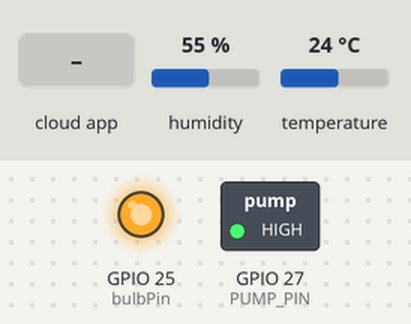
Bench run of a sketch on a simulated ESP8266 (NodeMCU). Shown: switched loads named in the sketch (green lamp = pin HIGH), output pins drawn as LEDs (lit = HIGH). Inputs (shaded band) come from the test bench; at power-on: humidity 55 %, temperature 24 °C. WiFi joins after 1.5 s; servers stay silent unless stated; what the sketch prints to the serial monitor is not drawn.

Above: at 2.7 s.
2.8 s: the phone or cloud app sets Smart_bulb to 1
At 3.6 s:
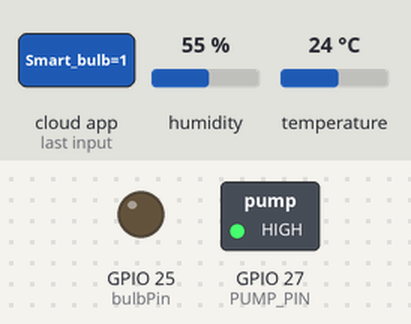
4.3 s: the phone or cloud app sets Smart_bulb to 0
At 4.7 s:
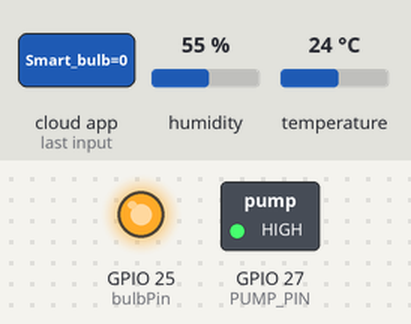
Timing chart, 0 to 7.3 s (numbered marks = the images above; inputs shaded):
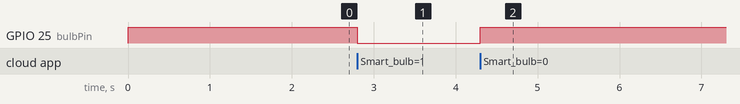

Measured:
- after the input at 2.8 s, GPIO 25 (bulbPin): HIGH → LOW at once
- after the input at 4.3 s, GPIO 25 (bulbPin): LOW → HIGH at once

The sketch:

SmartControl-with-Alexa.ino
```cpp
// Uncomment the following line to enable serial debug output
// #define ENABLE_DEBUG

#ifdef ENABLE_DEBUG
  #define DEBUG_ESP_PORT Serial
  #define NODEBUG_WEBSOCKETS
  #define NDEBUG
#endif

#include <Arduino.h>
#if defined(ESP8266)
  #include <ESP8266WiFi.h>
#elif defined(ESP32) || defined(ARDUINO_ARCH_RP2040)
  #include <WiFi.h>
#endif

#include <SinricPro.h>
#include <SinricProSwitch.h>
#include <SinricProTemperaturesensor.h>

#include "DHT.h" // https://github.com/markruys/arduino-DHT
#include "credentials.h"
#include "fauxmoESP.h"

// -----------------------------------------------------------------------------
// Constants
#define BAUD_RATE         115200 // Change baudrate as per need
#define EVENT_WAIT_TIME   20000  // Default event wait time
#define PUMP_PIN        27
#define bulbPin         25     // GPIO pin for SMART bulbPin
#define bulbDeviceId          "Smart_bulb" // FauxMo device name
#define dhtPin           32     // DHT sensor pin for ESP32
#define serialBaudRate   115200 // FauxMo baud rate

// Soil Sensor Variables (unchanged)
const int VERY_DRY = 3000;
const int VERY_WET = 1200;
const int NEITHER_DRY_OR_WET = 2000;
const int DRY_PUSH_NOTIFICATION_THRESHHOLD = 3080;
const int UNPLUGGED = 735;
const int soilMoistureSensorPin = 34;
int soil1 = 0;

int lastSoilMoisture = 0;
String lastSoilMoistureStr = "";


CapacitiveSoilMoistureSensor& soilMoistureSensor= SinricPro[SMS_ID];

// -----------------------------------------------------------------------------
// Setup Functions

// Setup WiFi connection
void wifiSetup() {
  Serial.printf("[WIFI] Connecting to %s ", WIFI_SSID);
  WiFi.begin(WIFI_SSID, WIFI_PASS);

  while (WiFi.status() != WL_CONNECTED) {
    Serial.print(".");
    delay(100);
  }
  Serial.println();
  Serial.printf("[WIFI] STATION Mode, SSID: %s, IP address: %s\n", WiFi.SSID().c_str(), WiFi.localIP().toString().c_str());
}

// Sinric Pro setup for Switch, Temperature Sensor, and Soil Sensor
void setupSinricPro() {
  SinricPro.onConnected([]() { Serial.printf("[SinricPro] Connected\r\n"); });
  SinricPro.onDisconnected([]() { Serial.printf("[SinricPro] Disconnected\r\n"); });
  SinricPro.begin(APP_KEY, APP_SECRET);

  // Setup Switch device
  SinricProSwitch& pumpSwitch = SinricPro[pump_device];
  pumpSwitch.onPowerState([](const String& deviceId, bool& state) {
    digitalWrite(PUMP_PIN, state ? LOW : HIGH);
    return true;
  });

  // Setup Temperature Sensor
  SinricProTemperaturesensor& tempHumiditySensor = SinricPro[TEMP_SENSOR_ID];

  // Restore device states (if required)
  // SinricPro.restoreDeviceStates(true);
}

// FauxMo setup for Alexa
fauxmoESP fauxmoServer;

void setupFauxMo() {
  fauxmoServer.createServer(true); // Create a web server for discovery
  fauxmoServer.setPort(80);        // Use port 80 for Gen3 devices
  fauxmoServer.enable(true);       // Enable FauxMo

  fauxmoServer.addDevice(bulbDeviceId);

  fauxmoServer.onSetState([](unsigned char device_id, const char* device_name, bool state, unsigned char value) {
    Serial.printf("[FAUXMO] Device '%s' state: %s value: %d\n", device_name, state ? "ON" : "OFF", value);
    if (strcmp(device_name, bulbDeviceId) == 0) {
      digitalWrite(bulbPin, state ? LOW : HIGH);
    }
  });
}

// Setup DHT sensor
DHT dht;

// -----------------------------------------------------------------------------
// Sensor Handlers

// Add this global variable


void handleCapacitiveSoilMoistureSensor() {
  if (!SinricPro.isConnected()) return;

  static unsigned long last_millis;
  unsigned long current_millis = millis();
  if (last_millis && current_millis - last_millis < EVENT_WAIT_TIME) return;
  last_millis = current_millis;

  int soilMoisture = analogRead(soilMoistureSensorPin);
  soil1 = map(soilMoisture, VERY_WET, VERY_DRY, 100, 0); // Map the sensor reading to percentage
  soil1 = constrain(soil1, 0, 100); // Constrain the value between 0 and 100

  Serial.printf("Soil Moisture: %d, as a percentage: %d%%\r\n", soilMoisture, soil1);

  if (isnan(soilMoisture)) {
    Serial.printf("Capacitive Soil Moisture Sensor reading failed!\r\n");
    return;
  }

  if (soil1 < 40) { // Check if the soil moisture percentage is less than 40
    Serial.println("Soil is dry. Turning on the pump...");

    // Turn on the pump using SinricPro
    digitalWrite(PUMP_PIN,LOW);
    delay(60000);
    digitalWrite(PUMP_PIN,HIGH);

  } else {
    Serial.println("Soil moisture is sufficient. Pump is off.");
  }

  delay(500);
  soilMoistureSensor.sendRangeValueEvent("rangeInstance1", soil1); // Send the soil moisture percentage to SinricPro


  lastSoilMoisture = soilMoisture;
}


void handleTemperaturesensor() {
  if (!SinricPro.isConnected()) return;

  static unsigned long last_millis;
  unsigned long current_millis = millis();
  if (last_millis && current_millis - last_millis < EVENT_WAIT_TIME) return;
  last_millis = current_millis;

  float temperature = dht.getTemperature();
  float humidity = dht.getHumidity();

  if (isnan(temperature) || isnan(humidity)) {
    Serial.printf("DHT reading failed!\r\n");
    return;
  }

  SinricProTemperaturesensor& tempHumiditySensor = SinricPro[TEMP_SENSOR_ID];
  tempHumiditySensor.sendTemperatureEvent(temperature, humidity);
}

// -----------------------------------------------------------------------------
// Main Setup and Loop

void setup() {
  Serial.begin(BAUD_RATE);
  pinMode(PUMP_PIN, OUTPUT);
  pinMode(bulbPin, OUTPUT);
  digitalWrite(PUMP_PIN, HIGH);
  digitalWrite(bulbPin, HIGH);

  dht.setup(dhtPin);
  wifiSetup();
  setupSinricPro();
  setupFauxMo();
}

void loop() {
  SinricPro.handle();
  fauxmoServer.handle();
  handleCapacitiveSoilMoistureSensor();
  handleTemperaturesensor();


}
```

credentials.h
```cpp
#ifndef _CAPACITIVESOILMOISTURESENSOR_H_
#define _CAPACITIVESOILMOISTURESENSOR_H_

#include <SinricProDevice.h>
#include <Capabilities/ModeController.h>
#include <Capabilities/RangeController.h>
#include <Capabilities/PushNotification.h>

#define APP_KEY    "" //Should look like "de0bxxxx-1x3x-4x3x-ax2x-5dabxxxxxxxx"
#define APP_SECRET "" //Should look like "5f36xxxx-x3x7-4x3x-xexe-e86724a9xxxx-4c4axxxx-3x3x-x5xe-x9x3-333d65xxxxxx"
#define SMS_ID  "" //SoilMSesnsorID"
#define TEMP_SENSOR_ID    "" //TempSensorID
#define pump_device  ""     // WaterPump device "devide id of waterpump created in sinric pro"

#define WIFI_SSID       "" // Your WiFi SSID
#define WIFI_PASS       "" // Your WiFi Password

class CapacitiveSoilMoistureSensor
: public SinricProDevice
, public ModeController<CapacitiveSoilMoistureSensor>
, public RangeController<CapacitiveSoilMoistureSensor>
, public PushNotification<CapacitiveSoilMoistureSensor> {
  friend class ModeController<CapacitiveSoilMoistureSensor>;
  friend class RangeController<CapacitiveSoilMoistureSensor>;
  friend class PushNotification<CapacitiveSoilMoistureSensor>;
public:
  CapacitiveSoilMoistureSensor(const String &deviceId) : SinricProDevice(deviceId, "CapacitiveSoilMoistureSensor") {};
};

#endif
```
